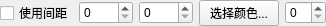
<?xml version="1.0" encoding="UTF-8"?>
<ui version="4.0">
 <class>QEditorBase</class>
 <widget class="QWidget" name="QEditorBase">
  <property name="geometry">
   <rect>
    <x>0</x>
    <y>0</y>
    <width>295</width>
    <height>25</height>
   </rect>
  </property>
  <layout class="QGridLayout">
   <property name="leftMargin">
    <number>0</number>
   </property>
   <property name="topMargin">
    <number>0</number>
   </property>
   <property name="rightMargin">
    <number>0</number>
   </property>
   <property name="bottomMargin">
    <number>0</number>
   </property>
   <property name="spacing">
    <number>6</number>
   </property>
   <item row="0" column="0">
    <widget class="QCheckBox" name="m_isIntervalCheckBox">
     <property name="text">
      <string>使用间距</string>
     </property>
    </widget>
   </item>
   <item row="0" column="1">
    <widget class="QWidget" name="widget" native="true">
     <layout class="QHBoxLayout">
      <property name="spacing">
       <number>6</number>
      </property>
      <property name="leftMargin">
       <number>0</number>
      </property>
      <property name="topMargin">
       <number>0</number>
      </property>
      <property name="rightMargin">
       <number>0</number>
      </property>
      <property name="bottomMargin">
       <number>0</number>
      </property>
      <item>
       <widget class="QSpinBox" name="m_intervalStartSpinBox">
        <property name="maximum">
         <number>2000</number>
        </property>
       </widget>
      </item>
      <item>
       <widget class="QSpinBox" name="m_intervalEndSpinBox">
        <property name="maximum">
         <number>2000</number>
        </property>
       </widget>
      </item>
     </layout>
    </widget>
   </item>
   <item row="0" column="2">
    <widget class="QPushButton" name="m_selectColorPushButton">
     <property name="text">
      <string>选择颜色...</string>
     </property>
    </widget>
   </item>
   <item row="0" column="3">
    <widget class="QColorSpinBox" name="m_colorSpinBox"/>
   </item>
  </layout>
 </widget>
 <layoutdefault spacing="6" margin="9"/>
 <customwidgets>
  <customwidget>
   <class>QColorSpinBox</class>
   <extends>QSpinBox</extends>
   <header>qcolorspinbox.h</header>
  </customwidget>
 </customwidgets>
 <resources/>
 <connections>
  <connection>
   <sender>m_isIntervalCheckBox</sender>
   <signal>toggled(bool)</signal>
   <receiver>m_intervalEndSpinBox</receiver>
   <slot>setVisible(bool)</slot>
   <hints>
    <hint type="sourcelabel">
     <x>39</x>
     <y>98</y>
    </hint>
    <hint type="destinationlabel">
     <x>167</x>
     <y>101</y>
    </hint>
   </hints>
  </connection>
 </connections>
</ui>
